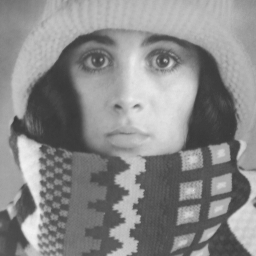
#> input picture Jaar 2/Semester 2/stat/week4/data/trui.png, 256 x 256 px
$ python exc.py
#> lines starting #> are read from the running program, lines starting #| are printed output that depends on the picture
from pylab import *

def get_detail(a, x, y, k, e_vector, mean):
    detail = a[x:x + 25,y:y + 25]

    # Calc coordinates
    detail_1D = (a[x:x + 25, y: y + 25].reshape((625, 1)) - mean)

    coord_1D = np.dot(np.transpose(e_vector), detail_1D)

    # Make picture
    eigen_detail = (np.dot(e_vector[:, :k], coord_1D[:k]) +
                    mean).reshape((25, 25))

    return detail, eigen_detail


if __name__ == '__main__':
    a = imread('data/trui.png')
#> a is the input picture: shape (256, 256) float32; min 0.22, max 0.945, mean 0.54
    d = a[100:126,100:126]
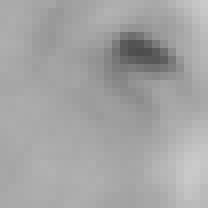
#> d: shape (26, 26) float32 (shown 8 times larger); min 0.302, max 0.792, mean 0.644


    vector = np.zeros((625, 1))
    matrix = np.zeros((625, 625))

    # Vector sum and matrix
    for i in range(232):
        for j in range(232):
            xi = a[i:i+25, j:j+25].reshape((625, 1))
            vector += xi
#> (the run stopped early here; a loop or call above may not have finished)
